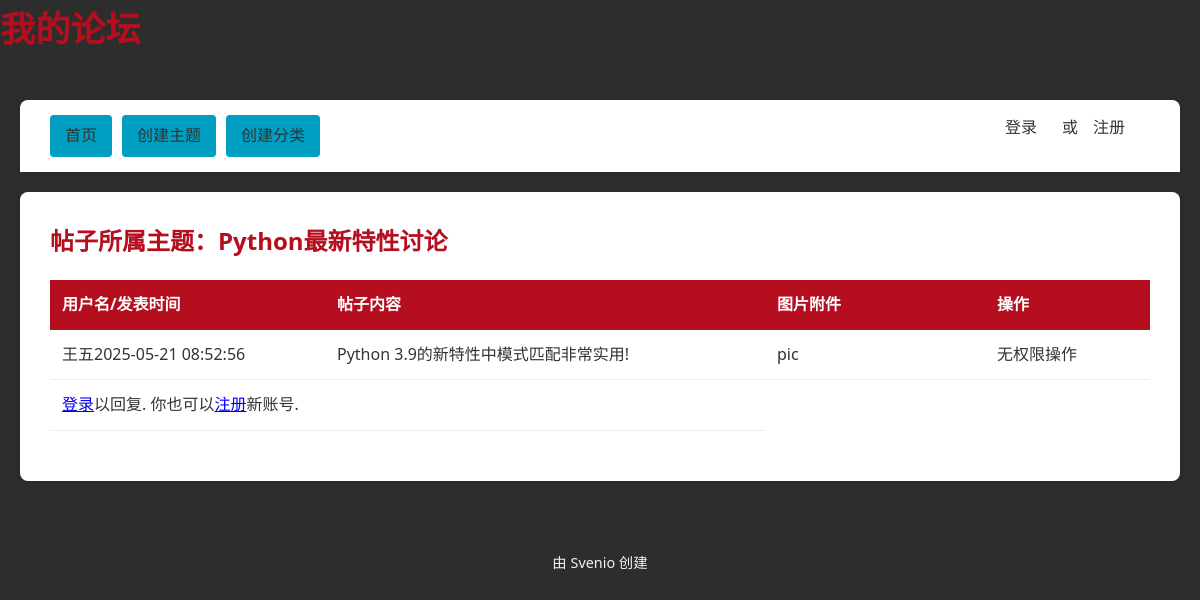
The app's page /topic.php?topic_id=2 with its own data.
### tables this page shows
CREATE TABLE topics (
    topic_id INT(8) NOT NULL AUTO_INCREMENT,
    topic_subject VARCHAR(255) NOT NULL,
    topic_date DATETIME NOT NULL,
    topic_cat INT(8) NOT NULL,
    topic_by INT(8) NOT NULL,
    PRIMARY KEY (topic_id)
);

CREATE TABLE posts (
    post_id INT(8) NOT NULL AUTO_INCREMENT,
    post_content TEXT NOT NULL,
    post_date DATETIME NOT NULL,
    post_topic INT(8) NOT NULL,
    post_by INT(8) NOT NULL,
    PRIMARY KEY (post_id)
);

CREATE TABLE users (
    user_id INT(8) NOT NULL AUTO_INCREMENT,
    user_name VARCHAR(30) NOT NULL,
    user_pass VARCHAR(255) NOT NULL,
    user_email VARCHAR(255) NOT NULL,
    user_date DATETIME NOT NULL,
    user_level INT(8) NOT NULL,
    UNIQUE INDEX user_name_unique(user_name),
    PRIMARY KEY(user_id)
);

### topic.php (the view, shortened to what this page needs)
<?php
include 'header.php';
global $conn;
$sql = 'SELECT topic_id,topic_subject FROM topics WHERE topics.topic_id = ' . mysqli_real_escape_string($conn, $_GET['topic_id']);
$result = mysqli_query($conn, $sql);
while ($row = mysqli_fetch_assoc($result)) {
    echo '<h2>帖子所属主题：' . $row['topic_subject'] . '</h2>';
}
$posts_sql = "SELECT
    posts.post_id, posts.post_topic,posts.post_content,posts.post_date,posts.post_by, posts.post_pic, users.user_id,users.user_name
FROM posts
LEFT JOIN users ON posts.post_by = users.user_id
WHERE posts.post_topic=" . mysqli_real_escape_string($conn, $_GET['topic_id']);
$posts_result = mysqli_query($conn, $posts_sql);
if (!$posts_result) {
    echo '无法显示主题下的帖子，请重试' . mysqli_error($conn);
} else {
    echo '<table>
<tr>
<th>用户名/发表时间</th>
<th>帖子内容</th>
<th>图片附件</th>
<th>操作</th>
</tr>';
    while ($posts_row = mysqli_fetch_assoc($posts_result)) {
        echo '<tr>';
        echo '<td class="leftpart">';
        echo $posts_row['user_name'] . $posts_row['post_date'];
        echo '</td>';
        echo '<td class="rightpart">';
        echo $posts_row['post_content'];
        echo '</td>';
        echo '<td class="picpart">';
        echo 'pic';
        echo '</td>';
        echo '<td class="menupart">';
        if ($_SESSION['user_level'] === 1 || $_SESSION['user_name'] === $posts_row['user_name']) {
            echo '<a href="update_post.php?post_id=' . $posts_row['post_id'] . '">更新</a>';
            echo '<br />';
            echo '<a href="delete_post.php?post_id=' . $posts_row['post_id'] . '">删除</a>';
        } else {
            echo '无权限操作';
        }
        echo '</td>';
        echo '</tr>';
    }
}
if (!$_SESSION['signed_in']) {
    echo '<tr><td colspan=2><a href="signin.php">登录</a>以回复. 你也可以<a href="signup.php">注册</a>新账号.';
} else {
    echo '<tr><td colspan="2"><h2>回复：</h2><br />
					<form method="post" action="reply.php?id=' . mysqli_fetch_assoc(mysqli_query($conn, $sql))['topic_id'] . '">
						<textarea name="post-content"></textarea>
						<input type="submit" value="回复" />
					</form></td></tr>';
}
echo '</table>';
include 'footer.php';

### style.css (style rules this page uses)
:root { --primary-color: #B40E1F; --secondary-color: #009FC1; --dark-bg: #2D2D2D; --light-bg: #FFFFFF; --text-dark: #333333; --text-light: #F1F3F1; }
body { background-color: var(--dark-bg); font-family: 'Segoe UI', Roboto, 'Helvetica Neue', sans-serif; line-height: 1.6; color: var(--text-dark); margin: 0; padding: 0; }
table { width: 100%; border-collapse: collapse; margin: 20px 0; }
th { background-color: var(--primary-color); color: white; padding: 12px; text-align: left; }
td { padding: 12px; border-bottom: 1px solid #eee; }
h1, h2, h3 { color: var(--primary-color); margin-top: 0; }
.leftpart { width: 25%; }
.rightpart { width: 40%; }
.picpart { width: 20%; }
.menupart { width: 15%; }

### records on screen
topics: topic_subject "Python最新特性讨论"
posts: post_by.user_name "王五", post_date "2025-05-21 08:52:56", post_content "Python 3.9的新特性中模式匹配非常实用!"
